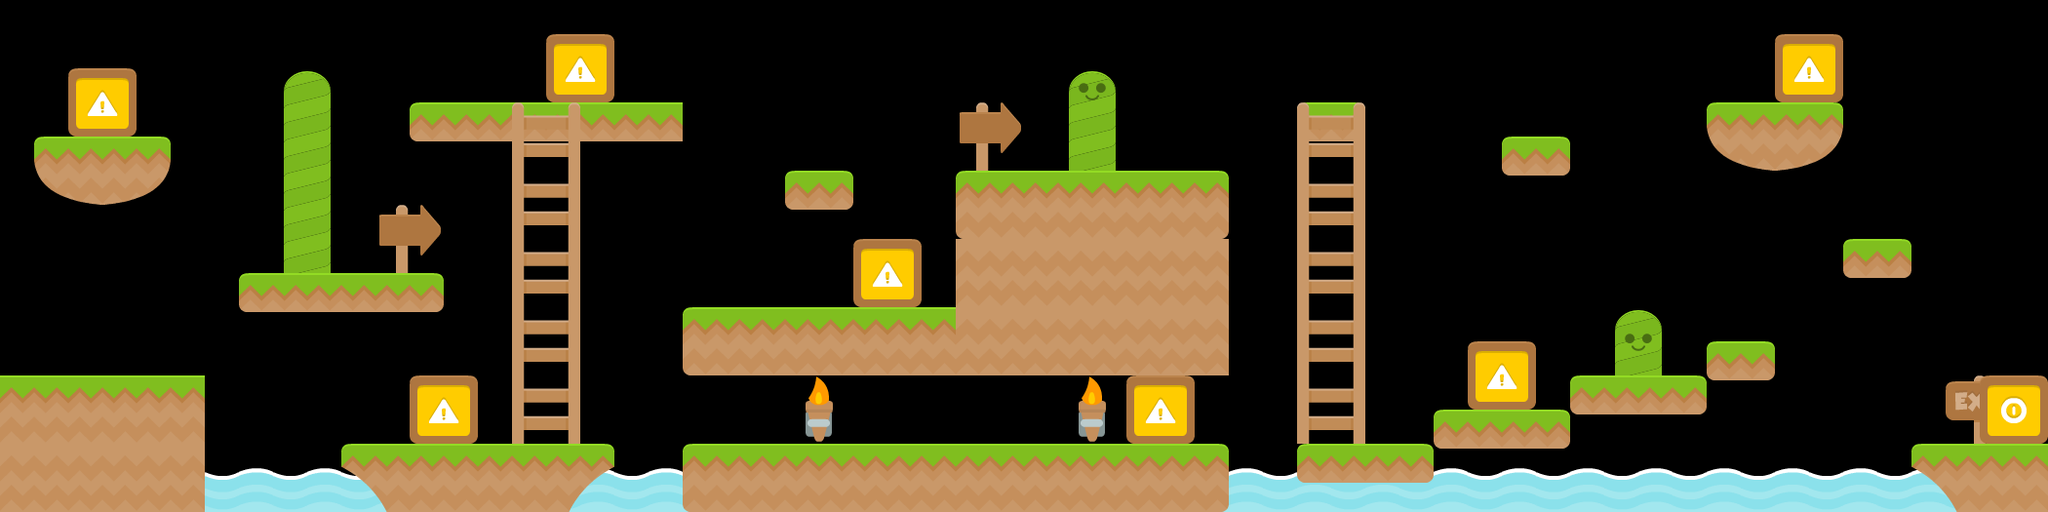

This is a level from a 2D game, rendered from its Tiled map with the project's own tilesets. A one-line summary and the map file follow, with tile-layer data summarised:
An orthogonal 60x15 tile map with 35x35 px tiles, 5 tile layers (Background Images, Platforms, Ladders, Enemies, ...).

<map version="1.0" orientation="orthogonal" renderorder="right-down" width="60" height="15" tilewidth="35" tileheight="35" nextobjectid="1">
 <tileset firstgid="1" name="Platformer" tilewidth="70" tileheight="70" spacing="2" margin="2" tilecount="196">
  <image source="tileset.png" width="1024" height="1024" />
 </tileset>
 <layer name="Background Images" width="60" height="15">
  <data>[900 cells, 29 non-empty, 8 distinct tile ids]</data>
 </layer>
 <layer name="Platforms" width="60" height="15">
  <data>[900 cells, 58 non-empty, 12 distinct tile ids]</data>
 </layer>
 <layer name="Ladders" width="60" height="15">
  <data>[900 cells, 10 non-empty, 2 distinct tile ids]</data>
 </layer>
 <layer name="Enemies" width="60" height="15">
  <data>[900 cells, 7 non-empty, 1 distinct tile ids]</data>
 </layer>
 <layer name="Triggers" width="60" height="15">
  <data>[900 cells, 1 non-empty, 1 distinct tile ids]</data>
 </layer>
</map>
